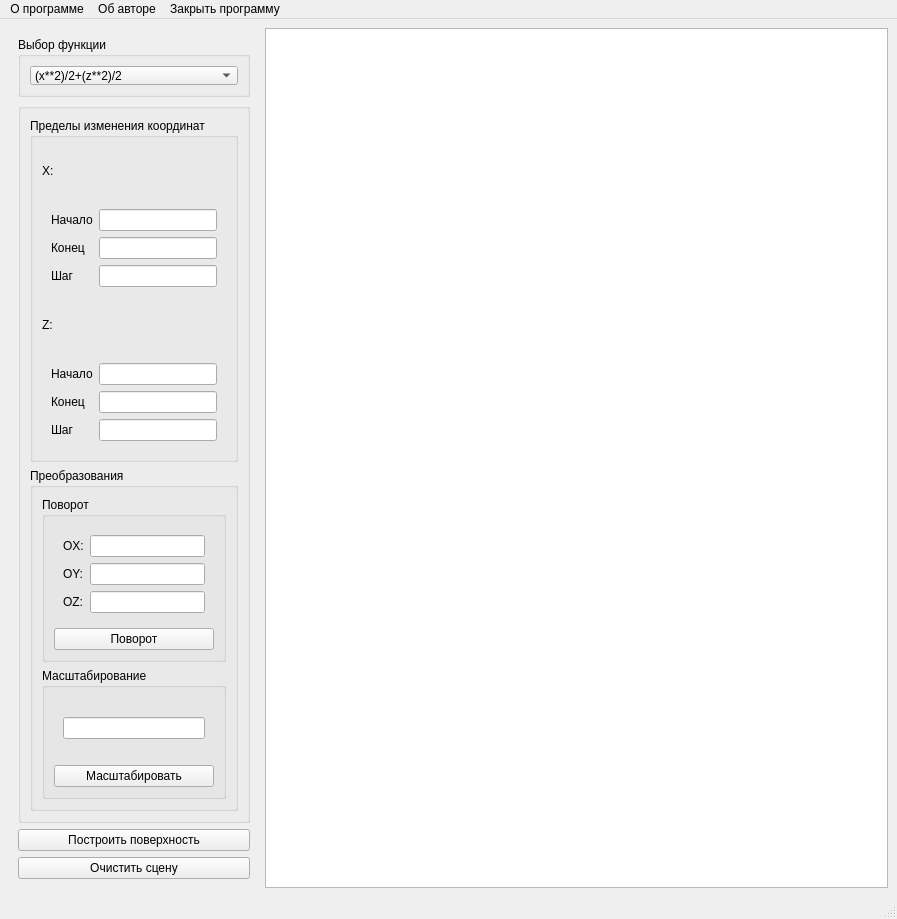
<?xml version="1.0" encoding="UTF-8"?>
<ui version="4.0">
 <class>MainWindow</class>
 <widget class="QMainWindow" name="MainWindow">
  <property name="geometry">
   <rect>
    <x>0</x>
    <y>0</y>
    <width>897</width>
    <height>919</height>
   </rect>
  </property>
  <property name="windowTitle">
   <string>MainWindow</string>
  </property>
  <widget class="QWidget" name="centralwidget">
   <layout class="QGridLayout" name="gridLayout_10">
    <item row="0" column="0">
     <widget class="QWidget" name="widget" native="true">
      <property name="maximumSize">
       <size>
        <width>250</width>
        <height>16777215</height>
       </size>
      </property>
      <layout class="QGridLayout" name="gridLayout_8">
       <item row="0" column="0">
        <widget class="QGroupBox" name="groupBox">
         <property name="maximumSize">
          <size>
           <width>250</width>
           <height>60</height>
          </size>
         </property>
         <property name="title">
          <string>Выбор функции</string>
         </property>
         <layout class="QVBoxLayout" name="verticalLayout_2">
          <item>
           <widget class="QComboBox" name="box_choose_func">
            <item>
             <property name="text">
              <string>(x**2)/2+(z**2)/2</string>
             </property>
            </item>
            <item>
             <property name="text">
              <string>2*sin(x)*cos(z)</string>
             </property>
            </item>
            <item>
             <property name="text">
              <string>sin(x)-cos(z)</string>
             </property>
            </item>
           </widget>
          </item>
         </layout>
        </widget>
       </item>
       <item row="1" column="0">
        <widget class="QGroupBox" name="groupBox_3">
         <property name="maximumSize">
          <size>
           <width>250</width>
           <height>16777215</height>
          </size>
         </property>
         <property name="title">
          <string/>
         </property>
         <layout class="QGridLayout" name="gridLayout_9">
          <item row="0" column="0">
           <widget class="QGroupBox" name="groupBox_2">
            <property name="title">
             <string>Пределы изменения координат</string>
            </property>
            <layout class="QGridLayout" name="gridLayout_7">
             <item row="0" column="0">
              <widget class="QLabel" name="label">
               <property name="text">
                <string>X:</string>
               </property>
              </widget>
             </item>
             <item row="1" column="0">
              <widget class="QWidget" name="widget_4" native="true">
               <layout class="QGridLayout" name="gridLayout_4">
                <item row="0" column="0">
                 <widget class="QLabel" name="label_9">
                  <property name="text">
                   <string>Начало</string>
                  </property>
                 </widget>
                </item>
                <item row="0" column="1">
                 <widget class="QLineEdit" name="l_range_start_x">
                  <property name="placeholderText">
                   <string/>
                  </property>
                 </widget>
                </item>
                <item row="1" column="0">
                 <widget class="QLabel" name="label_10">
                  <property name="text">
                   <string>Конец</string>
                  </property>
                 </widget>
                </item>
                <item row="1" column="1">
                 <widget class="QLineEdit" name="l_range_end_x">
                  <property name="placeholderText">
                   <string/>
                  </property>
                 </widget>
                </item>
                <item row="2" column="0">
                 <widget class="QLabel" name="label_11">
                  <property name="text">
                   <string>Шаг</string>
                  </property>
                 </widget>
                </item>
                <item row="2" column="1">
                 <widget class="QLineEdit" name="l_range_step">
                  <property name="placeholderText">
                   <string/>
                  </property>
                 </widget>
                </item>
               </layout>
              </widget>
             </item>
             <item row="2" column="0">
              <widget class="QLabel" name="label_2">
               <property name="text">
                <string>Z:</string>
               </property>
              </widget>
             </item>
             <item row="3" column="0">
              <widget class="QWidget" name="widget_5" native="true">
               <layout class="QGridLayout" name="gridLayout_3">
                <item row="0" column="0">
                 <widget class="QLabel" name="label_6">
                  <property name="text">
                   <string>Начало</string>
                  </property>
                 </widget>
                </item>
                <item row="0" column="1">
                 <widget class="QLineEdit" name="l_range_start_z">
                  <property name="placeholderText">
                   <string/>
                  </property>
                 </widget>
                </item>
                <item row="1" column="0">
                 <widget class="QLabel" name="label_7">
                  <property name="text">
                   <string>Конец</string>
                  </property>
                 </widget>
                </item>
                <item row="1" column="1">
                 <widget class="QLineEdit" name="l_range_end_z">
                  <property name="placeholderText">
                   <string/>
                  </property>
                 </widget>
                </item>
                <item row="2" column="0">
                 <widget class="QLabel" name="label_8">
                  <property name="text">
                   <string>Шаг</string>
                  </property>
                 </widget>
                </item>
                <item row="2" column="1">
                 <widget class="QLineEdit" name="l_range_step_z">
                  <property name="placeholderText">
                   <string/>
                  </property>
                 </widget>
                </item>
               </layout>
              </widget>
             </item>
            </layout>
           </widget>
          </item>
          <item row="1" column="0">
           <widget class="QGroupBox" name="groupBox_6">
            <property name="title">
             <string>Преобразования</string>
            </property>
            <layout class="QGridLayout" name="gridLayout_6">
             <item row="1" column="0">
              <widget class="QGroupBox" name="groupBox_5">
               <property name="title">
                <string>Масштабирование</string>
               </property>
               <layout class="QGridLayout" name="gridLayout_5">
                <item row="0" column="0">
                 <widget class="QWidget" name="widget_3" native="true">
                  <layout class="QHBoxLayout" name="horizontalLayout_2">
                   <item>
                    <widget class="QLineEdit" name="entry_scale_oy">
                     <property name="placeholderText">
                      <string/>
                     </property>
                    </widget>
                   </item>
                  </layout>
                 </widget>
                </item>
                <item row="1" column="0">
                 <widget class="QPushButton" name="b_scale">
                  <property name="text">
                   <string>Масштабировать</string>
                  </property>
                 </widget>
                </item>
               </layout>
              </widget>
             </item>
             <item row="0" column="0">
              <widget class="QGroupBox" name="groupBox_4">
               <property name="title">
                <string>Поворот</string>
               </property>
               <layout class="QGridLayout" name="gridLayout_2">
                <item row="0" column="0">
                 <widget class="QWidget" name="widget_2" native="true">
                  <layout class="QGridLayout" name="gridLayout">
                   <item row="0" column="0">
                    <widget class="QLabel" name="label_3">
                     <property name="text">
                      <string>OX:</string>
                     </property>
                    </widget>
                   </item>
                   <item row="0" column="1">
                    <widget class="QLineEdit" name="entry_rotate_ox">
                     <property name="placeholderText">
                      <string/>
                     </property>
                    </widget>
                   </item>
                   <item row="1" column="0">
                    <widget class="QLabel" name="label_4">
                     <property name="text">
                      <string>OY:</string>
                     </property>
                    </widget>
                   </item>
                   <item row="1" column="1">
                    <widget class="QLineEdit" name="entry_rotate_oy">
                     <property name="placeholderText">
                      <string/>
                     </property>
                    </widget>
                   </item>
                   <item row="2" column="0">
                    <widget class="QLabel" name="label_5">
                     <property name="text">
                      <string>OZ:</string>
                     </property>
                    </widget>
                   </item>
                   <item row="2" column="1">
                    <widget class="QLineEdit" name="entry_rotate_oz">
                     <property name="placeholderText">
                      <string/>
                     </property>
                    </widget>
                   </item>
                  </layout>
                 </widget>
                </item>
                <item row="1" column="0">
                 <widget class="QPushButton" name="b_rotate">
                  <property name="text">
                   <string>Поворот</string>
                  </property>
                 </widget>
                </item>
               </layout>
              </widget>
             </item>
            </layout>
           </widget>
          </item>
         </layout>
        </widget>
       </item>
       <item row="2" column="0">
        <widget class="QPushButton" name="calc_button">
         <property name="text">
          <string>Построить поверхность</string>
         </property>
        </widget>
       </item>
       <item row="3" column="0">
        <widget class="QPushButton" name="clear_scene_button">
         <property name="text">
          <string>Очистить сцену</string>
         </property>
        </widget>
       </item>
      </layout>
     </widget>
    </item>
    <item row="0" column="1">
     <widget class="QGraphicsView" name="graphicsView"/>
    </item>
   </layout>
  </widget>
  <widget class="QMenuBar" name="menubar">
   <property name="geometry">
    <rect>
     <x>0</x>
     <y>0</y>
     <width>897</width>
     <height>26</height>
    </rect>
   </property>
   <widget class="QMenu" name="menu">
    <property name="title">
     <string>О программе</string>
    </property>
   </widget>
   <widget class="QMenu" name="menu_2">
    <property name="title">
     <string>Об авторе</string>
    </property>
   </widget>
   <widget class="QMenu" name="menu_3">
    <property name="title">
     <string>Закрыть программу</string>
    </property>
   </widget>
   <addaction name="menu"/>
   <addaction name="menu_2"/>
   <addaction name="menu_3"/>
  </widget>
  <widget class="QStatusBar" name="statusbar"/>
 </widget>
 <resources/>
 <connections/>
</ui>
